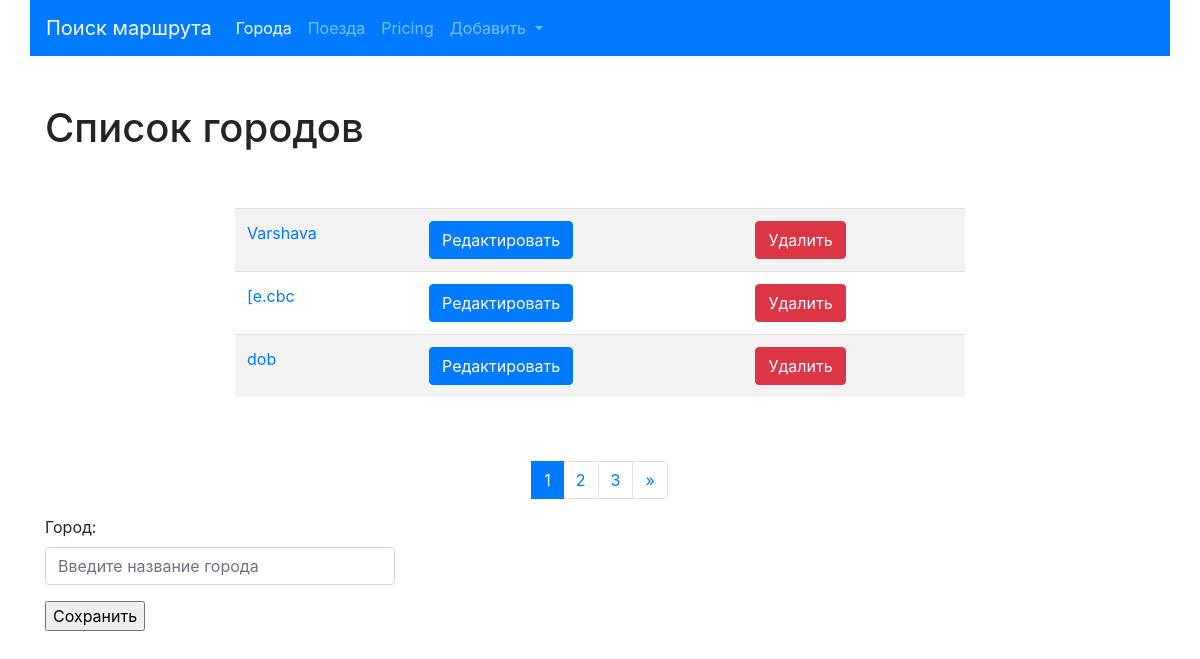
The app's page /cities/, older data.
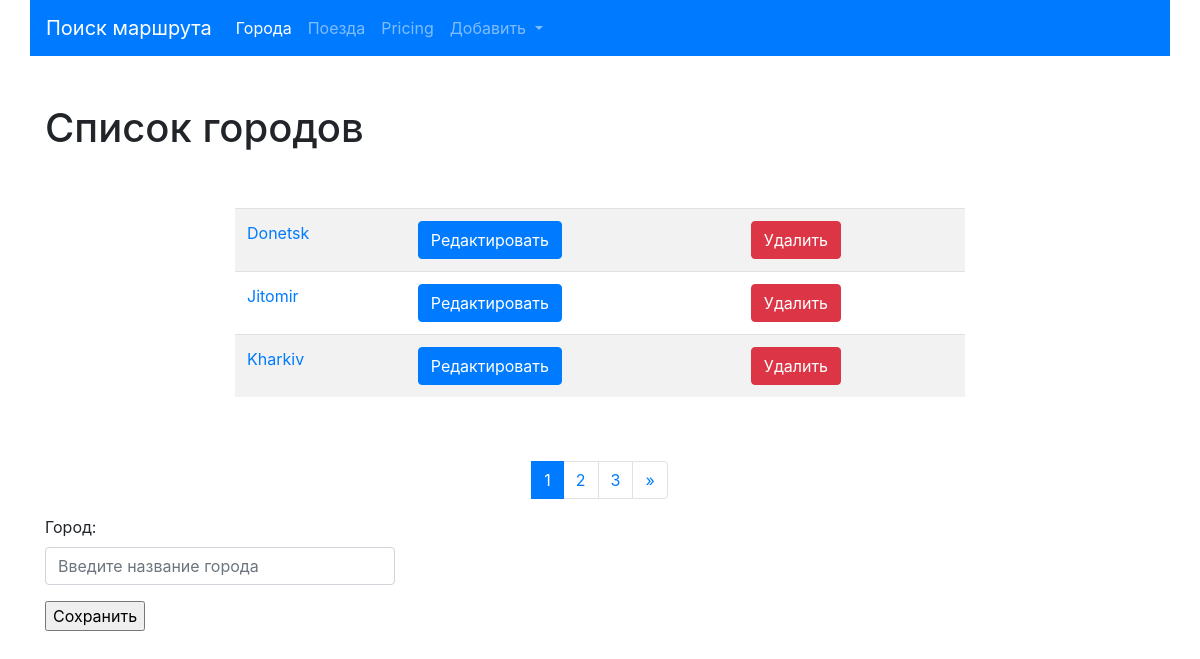
The same page, newer data.
### cities/models.py (models this page shows, shortened)
class City(models.Model):
    name = models.CharField(max_length=150, unique=True, verbose_name='Город')
    class Meta:
        verbose_name = 'Город'
        verbose_name_plural = 'Города'
        ordering = ['name']

### cities/views.py (the view)
# urls.py: path('', CityListView.as_view(), name='home'),
class CityListView(ListView):
    paginate_by = 3
    model = City
    template_name = 'cities/home.html'
    def get_context_data(self, **kwargs):
        context = super().get_context_data(**kwargs)
        form = CityForm()
        context['form'] = form
        return context

### cities/forms.py
class CityForm(forms.ModelForm):
    name = forms.CharField(label='Город', widget=forms.TextInput(attrs={
        'class': 'form-control',
        'placeholder': 'Введите название города'
    }))
    class Meta:
        model = City
        fields = ('name',)

### cities/templates/cities/home.html (shortened to what this page needs)
{% extends 'base.html' %}
{% block content %}
<h1>Список городов</h1>
<div class="row">
    <div class="col-md-8 mx-auto my-5">
        <table class="table table-striped">
            {% for object in page_obj %}
            <tr>
                <td>
                      <a href="{% url 'cities:detail' pk=object.pk %}">{{ object.name }}</a>
                </td>
                <td>
                      <a href="{% url 'cities:update' pk=object.pk %}">
                             <button type="submit" class="btn btn-primary">Редактировать</button></a>
                </td>
                <td>
                     <a href="{% url 'cities:delete' pk=object.pk %}">
                             <button type="submit" class="btn btn-danger">Удалить</button></a>
                </td>
            </tr>
        {% endfor %}
            </table>
    </div>
</div>
<nav aria-label="Page navigation example">
  <ul class="pagination justify-content-center">
      {% for page in page_obj.paginator.page_range%}
          <li class="page-item {% if page == page_obj.number %} active {% endif %}">
              <a class="page-link" href="?page={{page}}">
                  {{ page }}
              </a>
          </li>
      {% endfor %}
    <li class="page-item">
        {% if page_obj.has_next %}
            <a class="page-link" href="?page={{ page_obj.paginator.num_pages }}" arial-label="Next">
        <span aria-hidden="true">&raquo;</span></a>
        {% endif %}
    </li>
  </ul>
</nav>
<div class="row">
    <div class="col-md-4">
        <form action="{% url 'cities:create'%}" method="post">
            {{ form.as_p }}
    <input type="submit" value="Сохранить">
</form></div>
</div>
{% endblock %}

Row changes from the older to the newer data that the page shows:
no longer on this page (row unchanged): City: name "Varshava"
no longer on this page (row edited): City: name "[e.cbc"
no longer on this page (row edited): City: name "dob"
now on this page (row edited): City: name "Donetsk"
now on this page (row edited): City: name "Jitomir"
now on this page (row edited): City: name "Kharkiv"
